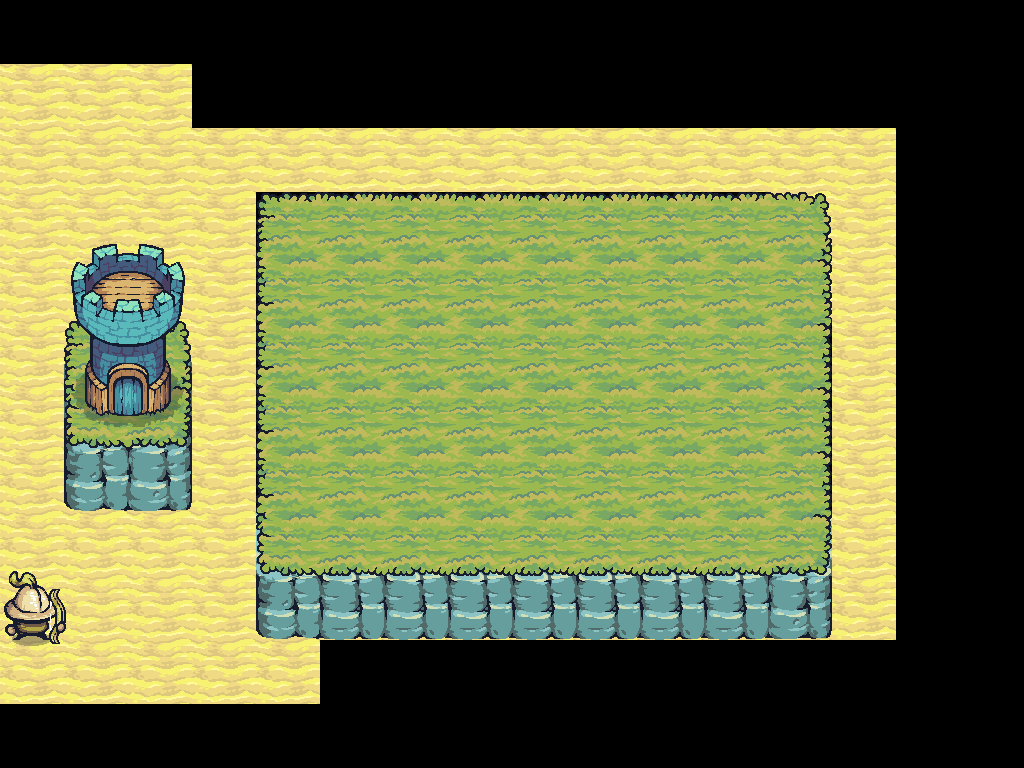

A level layout from a 2D game, rendered from its tile map. Below: a short description, then the map file with its tile-grid data intact:
An orthogonal 16x12 tile map with 64x64 px tiles, 6 tile layers (Background, Archer, ArcherPlatform, ArcherTower, ...), 4 tilesets.

<map version="1.10" tiledversion="1.11.0" orientation="orthogonal" renderorder="right-down" width="16" height="12" tilewidth="64" tileheight="64" infinite="0" nextlayerid="7" nextobjectid="1">
 <tileset firstgid="1" source="Terrain.tsx" />
 <tileset firstgid="41" source="Tilemap_Elevation.tsx" />
 <tileset firstgid="73" source="Tower_Blue.tsx" />
 <tileset firstgid="81" source="Archer_Yellow.tsx" />
 <layer id="3" name="Background" width="16" height="12">
  <data encoding="csv">
0,0,0,0,0,0,0,0,0,0,0,0,0,0,0,0,
17,17,17,0,0,0,0,0,0,0,0,0,0,0,0,0,
17,17,17,17,17,17,17,17,17,17,17,17,17,17,0,0,
17,17,17,17,0,0,0,0,0,0,0,0,17,17,0,0,
17,17,17,17,0,0,0,0,0,0,0,0,17,17,0,0,
17,17,17,17,0,0,0,0,0,0,0,0,0,17,0,0,
17,17,17,17,0,0,0,0,0,0,0,0,0,17,0,0,
17,17,17,17,0,0,0,0,0,0,0,0,0,17,0,0,
17,17,17,17,0,0,0,0,0,0,0,0,0,17,0,0,
17,17,17,17,17,17,17,17,17,17,17,17,17,17,0,0,
17,17,17,17,17,0,0,0,0,0,0,0,0,0,0,0,
0,0,0,0,0,0,0,0,0,0,0,0,0,0,0,0
</data>
 </layer>
 <layer id="4" name="Archer" width="16" height="12">
  <data encoding="csv">
0,0,0,0,0,0,0,0,0,0,0,0,0,0,0,0,
0,0,0,0,0,0,0,0,0,0,0,0,0,0,0,0,
0,0,0,0,0,0,0,0,0,0,0,0,0,0,0,0,
0,0,0,0,0,0,0,0,0,0,0,0,0,0,0,0,
0,0,0,0,0,0,0,0,0,0,0,0,0,0,0,0,
0,41,43,0,0,0,0,0,0,0,0,0,0,0,0,0,
0,49,51,0,0,0,0,0,0,0,0,0,0,0,0,0,
0,53,55,0,0,0,0,0,0,0,0,0,0,0,0,0,
0,0,0,0,0,0,0,0,0,0,0,0,0,0,0,0,
0,0,0,0,0,0,0,0,0,0,0,0,0,0,0,0,
0,0,0,0,0,0,0,0,0,0,0,0,0,0,0,0,
0,0,0,0,0,0,0,0,0,0,0,0,0,0,0,0
</data>
 </layer>
 <layer id="5" name="ArcherPlatform" width="16" height="12">
  <data encoding="csv">
0,0,0,0,0,0,0,0,0,0,0,0,0,0,0,0,
0,0,0,0,0,0,0,0,0,0,0,0,0,0,0,0,
0,0,0,0,0,0,0,0,0,0,0,0,0,0,0,0,
0,0,0,0,0,0,0,0,0,0,0,0,0,0,0,0,
0,0,0,0,0,0,0,0,0,0,0,0,0,0,0,0,
0,1,3,0,0,0,0,0,0,0,0,0,0,0,0,0,
0,21,23,0,0,0,0,0,0,0,0,0,0,0,0,0,
0,0,0,0,0,0,0,0,0,0,0,0,0,0,0,0,
0,0,0,0,0,0,0,0,0,0,0,0,0,0,0,0,
0,0,0,0,0,0,0,0,0,0,0,0,0,0,0,0,
0,0,0,0,0,0,0,0,0,0,0,0,0,0,0,0,
0,0,0,0,0,0,0,0,0,0,0,0,0,0,0,0
</data>
 </layer>
 <layer id="6" name="ArcherTower" width="16" height="12">
  <data encoding="csv">
0,0,0,0,0,0,0,0,0,0,0,0,0,0,0,0,
0,0,0,0,0,0,0,0,0,0,0,0,0,0,0,0,
0,0,0,0,0,0,0,0,0,0,0,0,0,0,0,0,
0,73,74,0,0,0,0,0,231,232,233,0,0,0,0,0,
0,75,76,0,0,0,231,232,255,256,257,0,0,0,0,0,
0,77,78,0,0,181,182,183,184,185,281,0,0,0,0,0,
0,79,80,231,232,231,279,280,281,0,0,0,0,0,0,0,
0,0,0,255,256,255,256,257,0,0,0,0,0,0,0,0,
82,83,0,279,280,279,280,281,0,0,0,0,0,0,0,0,
106,107,0,279,280,281,0,0,0,0,0,0,0,0,0,0,
130,131,0,0,0,0,0,0,0,0,0,0,0,0,0,0,
0,0,0,0,0,0,0,0,0,0,0,0,0,0,0,0
</data>
 </layer>
 <layer id="2" name="GameGridElevation" width="16" height="12">
  <data encoding="csv">
0,0,0,0,0,0,0,0,0,0,0,0,0,0,0,0,
0,0,0,0,0,0,0,0,0,0,0,0,0,0,0,0,
0,0,0,0,0,0,0,0,0,0,0,0,0,0,0,0,
0,0,0,0,0,0,0,0,0,0,0,0,0,0,0,0,
0,0,0,0,0,0,0,0,0,0,0,0,0,0,0,0,
0,0,0,0,0,0,0,0,0,0,0,0,0,0,0,0,
0,0,0,0,0,0,0,0,0,0,0,0,0,0,0,0,
0,0,0,0,0,0,0,0,0,0,0,0,0,0,0,0,
0,0,0,0,50,50,50,50,50,50,50,50,50,0,0,0,
0,0,0,0,53,54,54,54,54,54,54,54,55,0,0,0,
0,0,0,0,0,0,0,0,0,0,0,0,0,0,0,0,
0,0,0,0,0,0,0,0,0,0,0,0,0,0,0,0
</data>
 </layer>
 <layer id="1" name="GameGrid" width="16" height="12">
  <data encoding="csv">
0,0,0,0,0,0,0,0,0,0,0,0,0,0,0,0,
0,0,0,0,0,0,0,0,0,0,0,0,0,0,0,0,
0,0,0,0,0,0,0,0,0,0,0,0,0,0,0,0,
0,0,0,0,1,2,2,2,2,2,2,2,3,0,0,0,
0,0,0,0,11,12,12,12,12,12,12,12,13,0,0,0,
0,0,0,0,11,12,12,12,12,12,12,12,13,0,0,0,
0,0,0,0,11,12,12,12,12,12,12,12,13,0,0,0,
0,0,0,0,11,12,12,12,12,12,12,12,13,0,0,0,
0,0,0,0,21,22,22,22,22,22,22,22,23,0,0,0,
0,0,0,0,0,0,0,0,0,0,0,0,0,0,0,0,
0,0,0,0,0,0,0,0,0,0,0,0,0,0,0,0,
0,0,0,0,0,0,0,0,0,0,0,0,0,0,0,0
</data>
 </layer>
</map>
